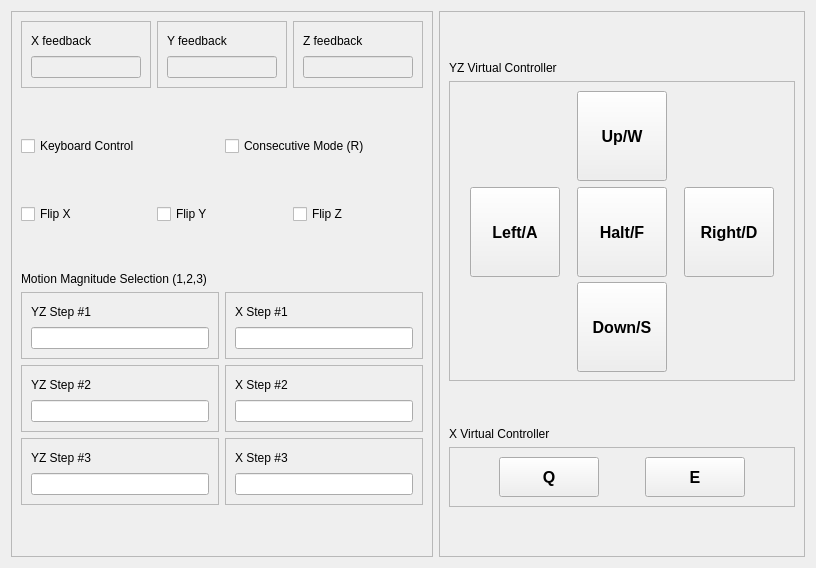
      <widget class="QWidget" name="tab_prepositioning">
       <attribute name="title">
        <string extracomment="Course placement of pipettes">Prepositioning</string>
       </attribute>
       <layout class="QHBoxLayout" name="horizontalLayout_7">
        <item>
         <widget class="QFrame" name="frame_visualpanel">
          <property name="frameShape">
           <enum>QFrame::StyledPanel</enum>
          </property>
          <property name="frameShadow">
           <enum>QFrame::Raised</enum>
          </property>
          <layout class="QVBoxLayout" name="verticalLayout_8">
           <item>
            <layout class="QHBoxLayout" name="horizontalLayout_5">
             <item>
              <widget class="QFrame" name="frame_xpos">
               <property name="minimumSize">
                <size>
                 <width>130</width>
                 <height>67</height>
                </size>
               </property>
               <property name="frameShape">
                <enum>QFrame::StyledPanel</enum>
               </property>
               <property name="frameShadow">
                <enum>QFrame::Raised</enum>
               </property>
               <layout class="QVBoxLayout" name="verticalLayout_11">
                <item>
                 <widget class="QLabel" name="label_xpos">
                  <property name="text">
                   <string>X feedback</string>
                  </property>
                 </widget>
                </item>
                <item>
                 <widget class="QLineEdit" name="ledit_xpos">
                  <property name="enabled">
                   <bool>false</bool>
                  </property>
                 </widget>
                </item>
               </layout>
              </widget>
             </item>
             <item>
              <widget class="QFrame" name="frame_ypos">
               <property name="minimumSize">
                <size>
                 <width>130</width>
                 <height>67</height>
                </size>
               </property>
               <property name="frameShape">
                <enum>QFrame::StyledPanel</enum>
               </property>
               <property name="frameShadow">
                <enum>QFrame::Raised</enum>
               </property>
               <layout class="QVBoxLayout" name="verticalLayout_12">
                <item>
                 <widget class="QLabel" name="label_ypos">
                  <property name="text">
                   <string>Y feedback</string>
                  </property>
                 </widget>
                </item>
                <item>
                 <widget class="QLineEdit" name="ledit_ypos">
                  <property name="enabled">
                   <bool>false</bool>
                  </property>
                 </widget>
                </item>
               </layout>
              </widget>
             </item>
             <item>
              <widget class="QFrame" name="frame_zpos">
               <property name="minimumSize">
                <size>
                 <width>130</width>
                 <height>67</height>
                </size>
               </property>
               <property name="frameShape">
                <enum>QFrame::StyledPanel</enum>
               </property>
               <property name="frameShadow">
                <enum>QFrame::Raised</enum>
               </property>
               <layout class="QVBoxLayout" name="verticalLayout_13">
                <item>
                 <widget class="QLabel" name="label_zpos">
                  <property name="text">
                   <string>Z feedback</string>
                  </property>
                 </widget>
                </item>
                <item>
                 <widget class="QLineEdit" name="ledit_zpos">
                  <property name="enabled">
                   <bool>false</bool>
                  </property>
                 </widget>
                </item>
               </layout>
              </widget>
             </item>
            </layout>
           </item>
           <item>
            <spacer name="verticalSpacer_6">
             <property name="orientation">
              <enum>Qt::Vertical</enum>
             </property>
             <property name="sizeHint" stdset="0">
              <size>
               <width>20</width>
               <height>40</height>
              </size>
             </property>
            </spacer>
           </item>
           <item>
            <layout class="QHBoxLayout" name="horizontalLayout_4">
             <item>
              <widget class="QCheckBox" name="chb_keyboardenable">
               <property name="text">
                <string>Keyboard Control</string>
               </property>
              </widget>
             </item>
             <item>
              <widget class="QCheckBox" name="chb_consecutiveenable">
               <property name="text">
                <string>Consecutive Mode (R)</string>
               </property>
              </widget>
             </item>
            </layout>
           </item>
           <item>
            <spacer name="verticalSpacer_9">
             <property name="orientation">
              <enum>Qt::Vertical</enum>
             </property>
             <property name="sizeHint" stdset="0">
              <size>
               <width>20</width>
               <height>40</height>
              </size>
             </property>
            </spacer>
           </item>
           <item>
            <layout class="QHBoxLayout" name="horizontalLayout_6">
             <item>
              <widget class="QCheckBox" name="chb_flipx">
               <property name="text">
                <string>Flip X</string>
               </property>
              </widget>
             </item>
             <item>
              <widget class="QCheckBox" name="chb_flipy">
               <property name="text">
                <string>Flip Y</string>
               </property>
              </widget>
             </item>
             <item>
              <widget class="QCheckBox" name="chb_flipz">
               <property name="text">
                <string>Flip Z</string>
               </property>
              </widget>
             </item>
            </layout>
           </item>
           <item>
            <spacer name="verticalSpacer_7">
             <property name="orientation">
              <enum>Qt::Vertical</enum>
             </property>
             <property name="sizeHint" stdset="0">
              <size>
               <width>20</width>
               <height>40</height>
              </size>
             </property>
            </spacer>
           </item>
           <item>
            <widget class="QLabel" name="label_motionselection">
             <property name="text">
              <string>Motion Magnitude Selection (1,2,3)</string>
             </property>
            </widget>
           </item>
           <item>
            <layout class="QHBoxLayout" name="layout_positioning1">
             <item>
              <widget class="QFrame" name="frame_yzstep1">
               <property name="minimumSize">
                <size>
                 <width>130</width>
                 <height>67</height>
                </size>
               </property>
               <property name="frameShape">
                <enum>QFrame::StyledPanel</enum>
               </property>
               <property name="frameShadow">
                <enum>QFrame::Raised</enum>
               </property>
               <layout class="QVBoxLayout" name="verticalLayout_9">
                <item>
                 <widget class="QLabel" name="label_yzstep1">
                  <property name="text">
                   <string>YZ Step #1</string>
                  </property>
                 </widget>
                </item>
                <item>
                 <widget class="QLineEdit" name="ledit_yzstep1">
                  <property name="enabled">
                   <bool>true</bool>
                  </property>
                 </widget>
                </item>
               </layout>
              </widget>
             </item>
             <item>
              <widget class="QFrame" name="frame_xstep1">
               <property name="minimumSize">
                <size>
                 <width>130</width>
                 <height>67</height>
                </size>
               </property>
               <property name="frameShape">
                <enum>QFrame::StyledPanel</enum>
               </property>
               <property name="frameShadow">
                <enum>QFrame::Raised</enum>
               </property>
               <layout class="QVBoxLayout" name="verticalLayout_14">
                <item>
                 <widget class="QLabel" name="label_xstep1">
                  <property name="text">
                   <string>X Step #1</string>
                  </property>
                 </widget>
                </item>
                <item>
                 <widget class="QLineEdit" name="ledit_xstep1"/>
                </item>
               </layout>
              </widget>
             </item>
            </layout>
           </item>
           <item>
            <layout class="QHBoxLayout" name="layout_positioning2">
             <item>
              <widget class="QFrame" name="frame_yzstep2">
               <property name="minimumSize">
                <size>
                 <width>130</width>
                 <height>67</height>
                </size>
               </property>
               <property name="frameShape">
                <enum>QFrame::StyledPanel</enum>
               </property>
               <property name="frameShadow">
                <enum>QFrame::Raised</enum>
               </property>
               <layout class="QVBoxLayout" name="verticalLayout_15">
                <item>
                 <widget class="QLabel" name="label_yzstep2">
                  <property name="text">
                   <string>YZ Step #2</string>
                  </property>
                 </widget>
                </item>
                <item>
                 <widget class="QLineEdit" name="ledit_yzstep2">
                  <property name="enabled">
                   <bool>true</bool>
                  </property>
                 </widget>
                </item>
               </layout>
              </widget>
             </item>
             <item>
              <widget class="QFrame" name="frame_xstep2">
               <property name="minimumSize">
                <size>
                 <width>130</width>
                 <height>67</height>
                </size>
               </property>
               <property name="frameShape">
                <enum>QFrame::StyledPanel</enum>
               </property>
               <property name="frameShadow">
                <enum>QFrame::Raised</enum>
               </property>
               <layout class="QVBoxLayout" name="verticalLayout_16">
                <item>
                 <widget class="QLabel" name="label_xstep2">
                  <property name="text">
                   <string>X Step #2</string>
                  </property>
                 </widget>
                </item>
                <item>
                 <widget class="QLineEdit" name="ledit_xstep2"/>
                </item>
               </layout>
              </widget>
             </item>
            </layout>
           </item>
           <item>
            <layout class="QHBoxLayout" name="layout_positioning3">
             <item>
              <widget class="QFrame" name="frame_yzstep3">
               <property name="minimumSize">
                <size>
                 <width>130</width>
                 <height>67</height>
                </size>
               </property>
               <property name="frameShape">
                <enum>QFrame::StyledPanel</enum>
               </property>
               <property name="frameShadow">
                <enum>QFrame::Raised</enum>
               </property>
               <layout class="QVBoxLayout" name="verticalLayout_17">
                <item>
                 <widget class="QLabel" name="label_yzstep3">
                  <property name="text">
                   <string>YZ Step #3</string>
                  </property>
                 </widget>
                </item>
                <item>
                 <widget class="QLineEdit" name="ledit_yzstep3">
                  <property name="enabled">
                   <bool>true</bool>
                  </property>
                 </widget>
                </item>
               </layout>
              </widget>
             </item>
             <item>
              <widget class="QFrame" name="frame_xstep3">
               <property name="minimumSize">
                <size>
                 <width>130</width>
                 <height>67</height>
                </size>
               </property>
               <property name="frameShape">
                <enum>QFrame::StyledPanel</enum>
               </property>
               <property name="frameShadow">
                <enum>QFrame::Raised</enum>
               </property>
               <layout class="QVBoxLayout" name="verticalLayout_18">
                <item>
                 <widget class="QLabel" name="label_xstep3">
                  <property name="text">
                   <string>X Step #3</string>
                  </property>
                 </widget>
                </item>
                <item>
                 <widget class="QLineEdit" name="ledit_xstep3"/>
                </item>
               </layout>
              </widget>
             </item>
            </layout>
           </item>
           <item>
            <spacer name="verticalSpacer_8">
             <property name="orientation">
              <enum>Qt::Vertical</enum>
             </property>
             <property name="sizeHint" stdset="0">
              <size>
               <width>20</width>
               <height>40</height>
              </size>
             </property>
            </spacer>
           </item>
          </layout>
         </widget>
        </item>
        <item>
         <widget class="QFrame" name="frame_positioningbtn">
          <property name="sizePolicy">
           <sizepolicy hsizetype="Preferred" vsizetype="Preferred">
            <horstretch>0</horstretch>
            <verstretch>0</verstretch>
           </sizepolicy>
          </property>
          <property name="minimumSize">
           <size>
            <width>320</width>
            <height>0</height>
           </size>
          </property>
          <property name="maximumSize">
           <size>
            <width>560</width>
            <height>16777215</height>
           </size>
          </property>
          <property name="frameShape">
           <enum>QFrame::StyledPanel</enum>
          </property>
          <property name="frameShadow">
           <enum>QFrame::Raised</enum>
          </property>
          <layout class="QGridLayout" name="gridLayout_3">
           <item row="0" column="0">
            <layout class="QVBoxLayout" name="verticalLayout_10">
             <item>
              <spacer name="verticalSpacer_4">
               <property name="orientation">
                <enum>Qt::Vertical</enum>
               </property>
               <property name="sizeHint" stdset="0">
                <size>
                 <width>20</width>
                 <height>40</height>
                </size>
               </property>
              </spacer>
             </item>
             <item>
              <widget class="QLabel" name="label_yzcontroller">
               <property name="text">
                <string>YZ Virtual Controller</string>
               </property>
              </widget>
             </item>
             <item>
              <widget class="QFrame" name="frame_positioning_btn">
               <property name="sizePolicy">
                <sizepolicy hsizetype="Fixed" vsizetype="Fixed">
                 <horstretch>0</horstretch>
                 <verstretch>0</verstretch>
                </sizepolicy>
               </property>
               <property name="minimumSize">
                <size>
                 <width>0</width>
                 <height>0</height>
                </size>
               </property>
               <property name="maximumSize">
                <size>
                 <width>500</width>
                 <height>300</height>
                </size>
               </property>
               <property name="frameShape">
                <enum>QFrame::StyledPanel</enum>
               </property>
               <property name="frameShadow">
                <enum>QFrame::Raised</enum>
               </property>
               <layout class="QGridLayout" name="gridLayout_2">
                <item row="0" column="1">
                 <widget class="QPushButton" name="btn_up">
                  <property name="sizePolicy">
                   <sizepolicy hsizetype="Fixed" vsizetype="Fixed">
                    <horstretch>0</horstretch>
                    <verstretch>0</verstretch>
                   </sizepolicy>
                  </property>
                  <property name="minimumSize">
                   <size>
                    <width>90</width>
                    <height>90</height>
                   </size>
                  </property>
                  <property name="maximumSize">
                   <size>
                    <width>90</width>
                    <height>90</height>
                   </size>
                  </property>
                  <property name="font">
                   <font>
                    <pointsize>12</pointsize>
                    <weight>75</weight>
                    <italic>false</italic>
                    <bold>true</bold>
                   </font>
                  </property>
                  <property name="text">
                   <string>Up/W</string>
                  </property>
                  <property name="autoDefault">
                   <bool>false</bool>
                  </property>
                  <property name="flat">
                   <bool>false</bool>
                  </property>
                 </widget>
                </item>
                <item row="1" column="0">
                 <widget class="QPushButton" name="btn_left">
                  <property name="sizePolicy">
                   <sizepolicy hsizetype="Fixed" vsizetype="Fixed">
                    <horstretch>0</horstretch>
                    <verstretch>0</verstretch>
                   </sizepolicy>
                  </property>
                  <property name="minimumSize">
                   <size>
                    <width>90</width>
                    <height>90</height>
                   </size>
                  </property>
                  <property name="maximumSize">
                   <size>
                    <width>90</width>
                    <height>90</height>
                   </size>
                  </property>
                  <property name="font">
                   <font>
                    <pointsize>12</pointsize>
                    <weight>75</weight>
                    <bold>true</bold>
                   </font>
                  </property>
                  <property name="text">
                   <string>Left/A</string>
                  </property>
                 </widget>
                </item>
                <item row="1" column="2">
                 <widget class="QPushButton" name="btn_right">
                  <property name="sizePolicy">
                   <sizepolicy hsizetype="Fixed" vsizetype="Fixed">
                    <horstretch>0</horstretch>
                    <verstretch>0</verstretch>
                   </sizepolicy>
                  </property>
                  <property name="minimumSize">
                   <size>
                    <width>90</width>
                    <height>90</height>
                   </size>
                  </property>
                  <property name="maximumSize">
                   <size>
                    <width>90</width>
                    <height>90</height>
                   </size>
                  </property>
                  <property name="font">
                   <font>
                    <pointsize>12</pointsize>
                    <weight>75</weight>
                    <bold>true</bold>
                   </font>
                  </property>
                  <property name="text">
                   <string>Right/D</string>
                  </property>
                 </widget>
                </item>
                <item row="2" column="1">
                 <widget class="QPushButton" name="btn_down">
                  <property name="sizePolicy">
                   <sizepolicy hsizetype="Fixed" vsizetype="Fixed">
                    <horstretch>0</horstretch>
                    <verstretch>0</verstretch>
                   </sizepolicy>
                  </property>
                  <property name="minimumSize">
                   <size>
                    <width>90</width>
                    <height>90</height>
                   </size>
                  </property>
                  <property name="maximumSize">
                   <size>
                    <width>90</width>
                    <height>90</height>
                   </size>
                  </property>
                  <property name="font">
                   <font>
                    <pointsize>12</pointsize>
                    <weight>75</weight>
                    <bold>true</bold>
                   </font>
                  </property>
                  <property name="text">
                   <string>Down/S</string>
                  </property>
                 </widget>
                </item>
                <item row="1" column="1">
                 <widget class="QPushButton" name="btn_halt">
                  <property name="sizePolicy">
                   <sizepolicy hsizetype="Fixed" vsizetype="Fixed">
                    <horstretch>0</horstretch>
                    <verstretch>0</verstretch>
                   </sizepolicy>
                  </property>
                  <property name="minimumSize">
                   <size>
                    <width>90</width>
                    <height>90</height>
                   </size>
                  </property>
                  <property name="maximumSize">
                   <size>
                    <width>90</width>
                    <height>90</height>
                   </size>
                  </property>
                  <property name="font">
                   <font>
                    <pointsize>12</pointsize>
                    <weight>75</weight>
                    <bold>true</bold>
                   </font>
                  </property>
                  <property name="text">
                   <string>Halt/F</string>
                  </property>
                 </widget>
                </item>
               </layout>
              </widget>
             </item>
             <item>
              <spacer name="verticalSpacer_5">
               <property name="orientation">
                <enum>Qt::Vertical</enum>
               </property>
               <property name="sizeHint" stdset="0">
                <size>
                 <width>20</width>
                 <height>40</height>
                </size>
               </property>
              </spacer>
             </item>
             <item>
              <widget class="QLabel" name="label">
               <property name="text">
                <string>X Virtual Controller</string>
               </property>
              </widget>
             </item>
             <item>
              <widget class="QFrame" name="frame">
               <property name="frameShape">
                <enum>QFrame::StyledPanel</enum>
               </property>
               <property name="frameShadow">
                <enum>QFrame::Raised</enum>
               </property>
               <layout class="QHBoxLayout" name="horizontalLayout">
                <item>
                 <spacer name="horizontalSpacer_6">
                  <property name="orientation">
                   <enum>Qt::Horizontal</enum>
                  </property>
                  <property name="sizeType">
                   <enum>QSizePolicy::Expanding</enum>
                  </property>
                  <property name="sizeHint" stdset="0">
                   <size>
                    <width>40</width>
                    <height>20</height>
                   </size>
                  </property>
                 </spacer>
                </item>
                <item>
                 <widget class="QPushButton" name="btn_forward">
                  <property name="sizePolicy">
                   <sizepolicy hsizetype="Maximum" vsizetype="Maximum">
                    <horstretch>0</horstretch>
                    <verstretch>0</verstretch>
                   </sizepolicy>
                  </property>
                  <property name="minimumSize">
                   <size>
                    <width>100</width>
                    <height>40</height>
                   </size>
                  </property>
                  <property name="maximumSize">
                   <size>
                    <width>180</width>
                    <height>180</height>
                   </size>
                  </property>
                  <property name="font">
                   <font>
                    <pointsize>12</pointsize>
                    <weight>75</weight>
                    <bold>true</bold>
                   </font>
                  </property>
                  <property name="text">
                   <string>Q</string>
                  </property>
                 </widget>
                </item>
                <item>
                 <spacer name="horizontalSpacer_7">
                  <property name="orientation">
                   <enum>Qt::Horizontal</enum>
                  </property>
                  <property name="sizeType">
                   <enum>QSizePolicy::Expanding</enum>
                  </property>
                  <property name="sizeHint" stdset="0">
                   <size>
                    <width>40</width>
                    <height>20</height>
                   </size>
                  </property>
                 </spacer>
                </item>
                <item>
                 <widget class="QPushButton" name="btn_backward">
                  <property name="sizePolicy">
                   <sizepolicy hsizetype="Maximum" vsizetype="Maximum">
                    <horstretch>0</horstretch>
                    <verstretch>0</verstretch>
                   </sizepolicy>
                  </property>
                  <property name="minimumSize">
                   <size>
                    <width>100</width>
                    <height>40</height>
                   </size>
                  </property>
                  <property name="maximumSize">
                   <size>
                    <width>180</width>
                    <height>180</height>
                   </size>
                  </property>
                  <property name="font">
                   <font>
                    <pointsize>12</pointsize>
                    <weight>75</weight>
                    <bold>true</bold>
                   </font>
                  </property>
                  <property name="text">
                   <string>E</string>
                  </property>
                 </widget>
                </item>
                <item>
                 <spacer name="horizontalSpacer_8">
                  <property name="orientation">
                   <enum>Qt::Horizontal</enum>
                  </property>
                  <property name="sizeType">
                   <enum>QSizePolicy::Expanding</enum>
                  </property>
                  <property name="sizeHint" stdset="0">
                   <size>
                    <width>40</width>
                    <height>20</height>
                   </size>
                  </property>
                 </spacer>
                </item>
               </layout>
              </widget>
             </item>
             <item>
              <spacer name="verticalSpacer_10">
               <property name="orientation">
                <enum>Qt::Vertical</enum>
               </property>
               <property name="sizeHint" stdset="0">
                <size>
                 <width>20</width>
                 <height>40</height>
                </size>
               </property>
              </spacer>
             </item>
            </layout>
           </item>
          </layout>
         </widget>
        </item>
       </layout>
      </widget>
